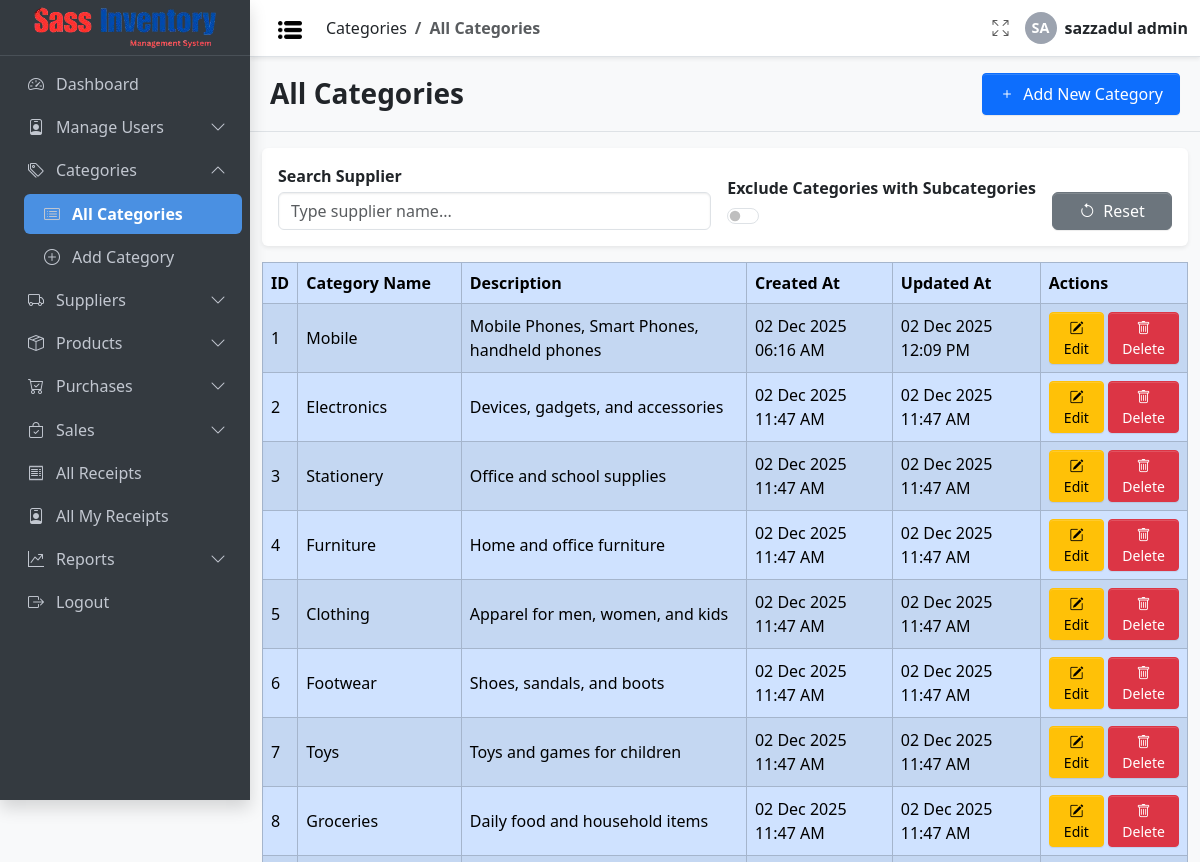
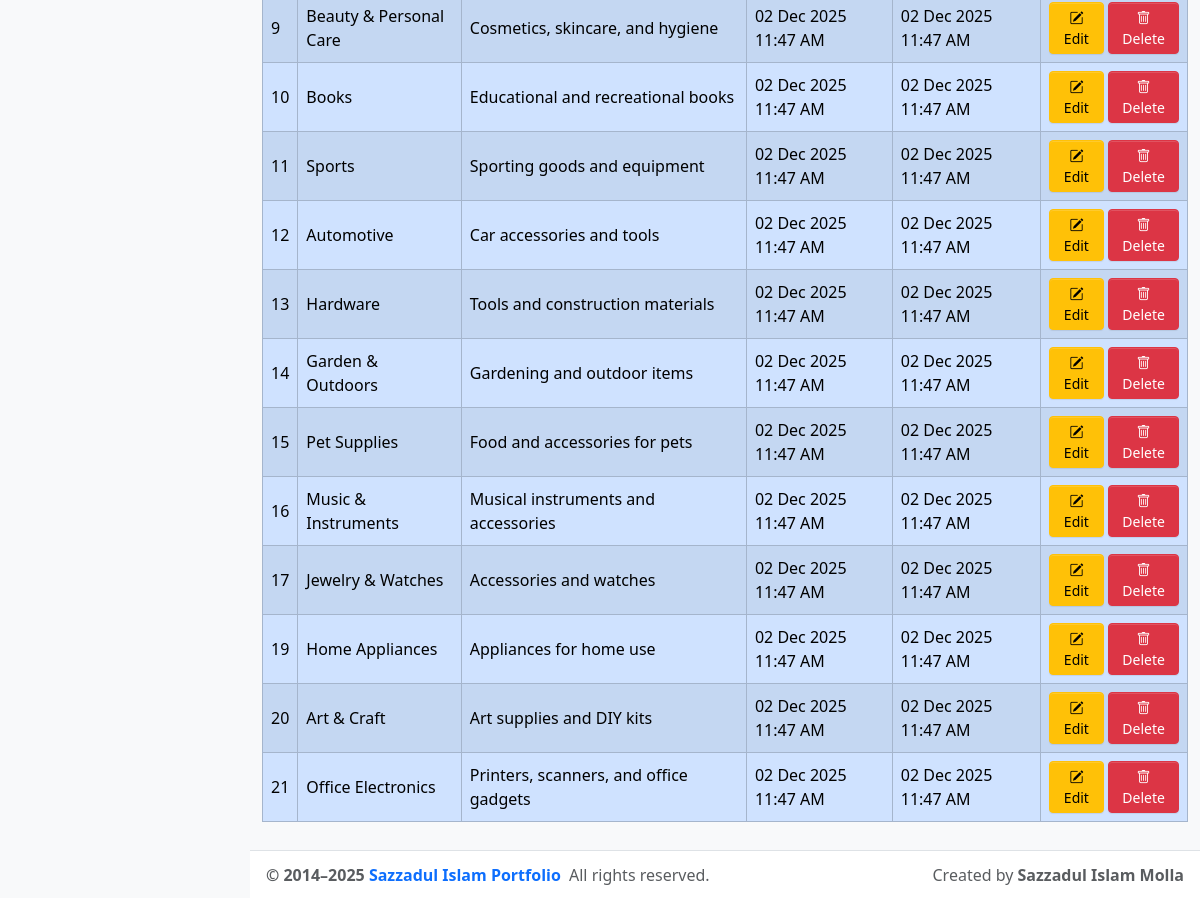
Before: /category/index.php (signed in) with the older database file (2 pictures, top to bottom).
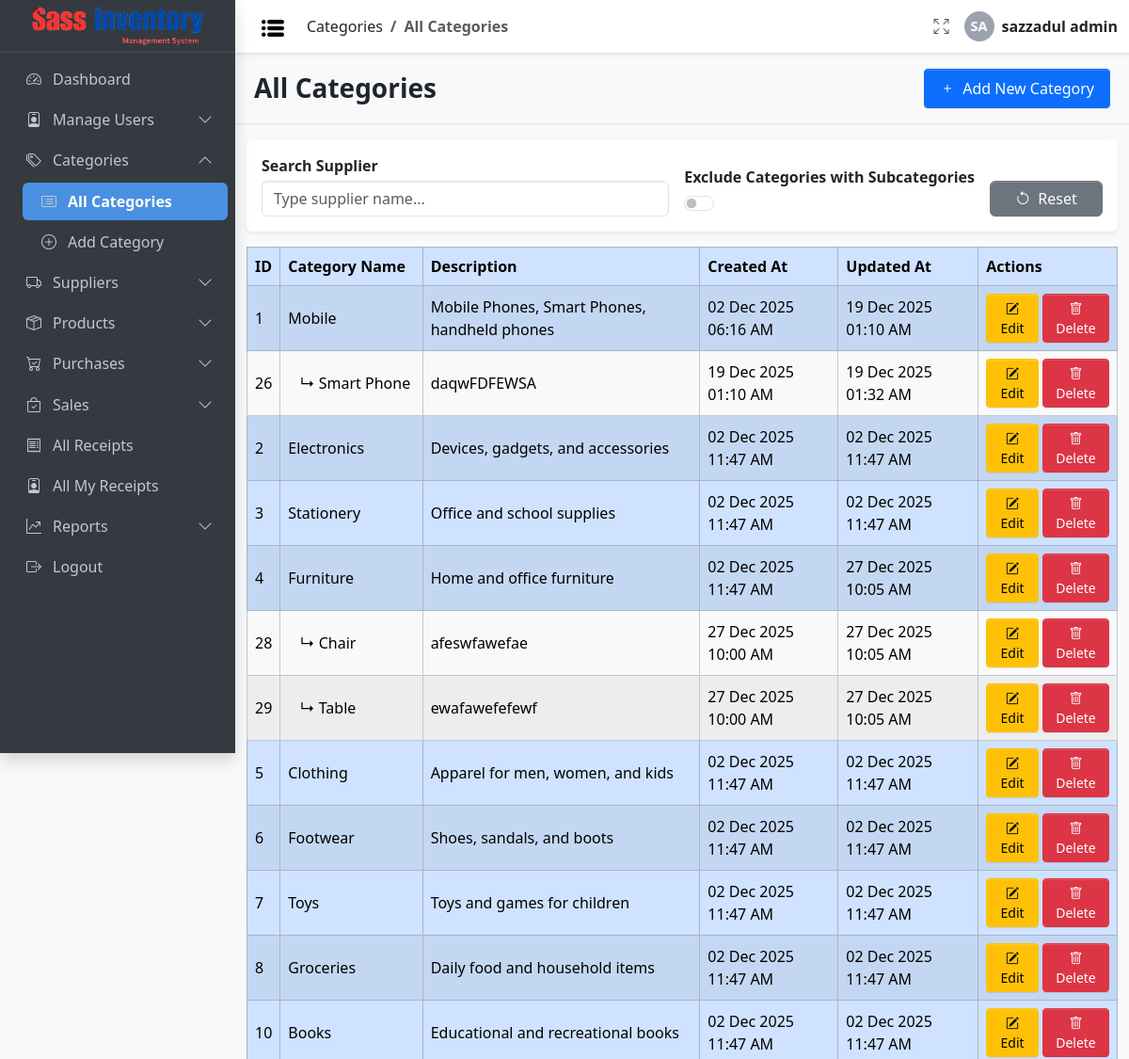
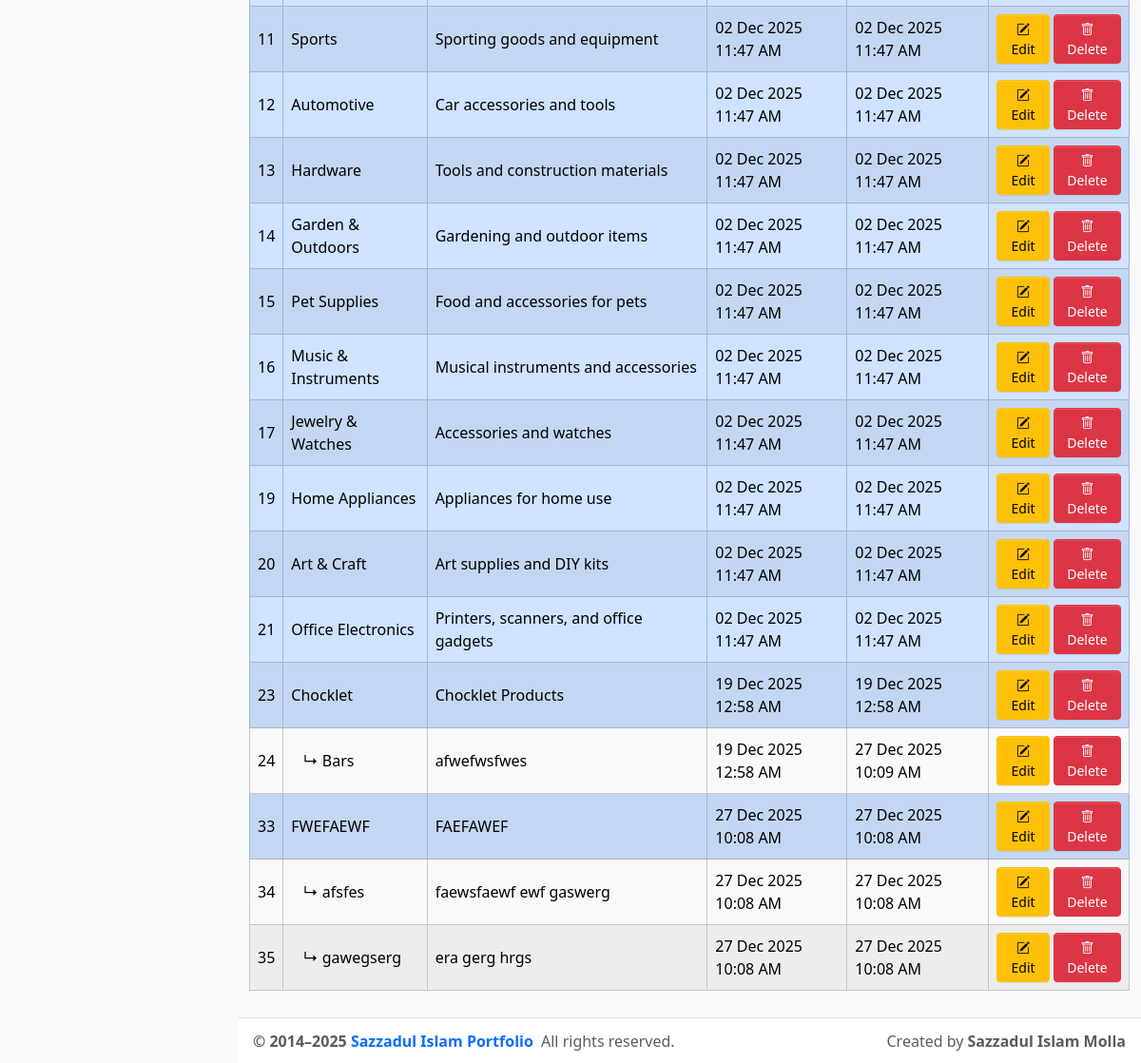
After: the same page with the newer database file (2 pictures, top to bottom).
### tables this page shows
CREATE TABLE `category` (
  `id` int(11) NOT NULL,
  `name` varchar(100) NOT NULL,
  `parent_id` int(11) DEFAULT NULL,
  `description` text DEFAULT NULL COMMENT 'Optional description',
  `created_at` timestamp NOT NULL DEFAULT current_timestamp(),
  `updated_at` timestamp NOT NULL DEFAULT current_timestamp() COMMENT 'Auto-update on record change'
);

### config/db_config.php (called while the page is built, shortened)
<?php
function can($permission, $userPermissions = null)
{
  global $USER_PERMISSIONS;
  $userPermissions = $userPermissions ?? $USER_PERMISSIONS;
  return in_array($permission, $userPermissions);
}
$Project_URL = "http://localhost/Sass_Inventory_Management/";

### Inc/link.php (called while the page is built)
<?php
$Project_URL = "http://localhost/Sass_Inventory_Management/";
function getUserPermissions($roleId, $conn)
{
  $permissions = [];
  $stmt = $conn->prepare("
        SELECT permission_name
        FROM role_permission_matrix
        WHERE role_id = ? AND assigned = 1
    ");
  $stmt->bind_param("i", $roleId);
  $stmt->execute();
  $result = $stmt->get_result();
  while ($row = $result->fetch_assoc()) {
    $permissions[] = $row['permission_name'];
  }
  return $permissions;
}

### category/index.php (the view, shortened to what this page needs)
<?php
include_once __DIR__ . '/../config/auth_guard.php';
?>
<!doctype html>
<html lang="en">
<head>
  <link rel="stylesheet"
    href="https://cdn.jsdelivr.net/npm/@fontsource/source-sans-3@5.0.12/index.css"
    media="print" onload="this.media='all'" />
  <link rel="stylesheet"
    href="https://cdn.jsdelivr.net/npm/bootstrap-icons@1.13.1/font/bootstrap-icons.min.css" />
  <link rel="stylesheet" href="<?= $Project_URL ?>/css/adminlte.css" />
  <link rel="stylesheet"
    href="https://cdn.datatables.net/1.13.6/css/dataTables.bootstrap5.min.css" />
</head>
<?php
$conn = connectDB();
$sql = "SELECT * FROM category WHERE parent_id IS NULL ORDER BY id ASC";
$mainCategories = $conn->query($sql);
?>
<body class="layout-fixed sidebar-expand-lg bg-body-tertiary">
  <div class="app-wrapper">
    <?php include_once '../Inc/Navbar.php'; ?>
    <?php include_once '../Inc/Sidebar.php'; ?>
    <main class="app-main">
      <div class="app-content-header py-3 border-bottom">
        <div class="container-fluid d-flex justify-content-between align-items-center flex-wrap">
          <h3 class="mb-0 " style="font-weight: 800;">All Categories</h3>
          <?php if (can('add_category')): ?>
            <a href="add.php" class="btn btn-sm btn-primary px-3 py-2" style=" font-size: medium; ">
              <i class="bi bi-plus me-1"></i> Add New Category
            </a>
          <?php endif; ?>
        </div>
      </div>
      <div class="app-content-body mt-3 container-fluid">
        <div class="table-toolbar p-3 mb-3 rounded shadow-sm bg-white d-flex flex-wrap align-items-end gap-3">
          <div class="d-flex flex-column flex-grow-1" style="min-width: 200px;">
            <label for="supplierSearch" class="form-label fw-semibold mb-1">Search Supplier</label>
            <input type="text" id="supplierSearch" class="form-control" placeholder="Type supplier name...">
          </div>
          <div class="d-flex flex-column justify-content-end" style="min-width: 200px;">
            <label class="form-label fw-semibold mb-1">Exclude Categories with Subcategories</label>
            <div class="form-check form-switch">
              <input class="form-check-input" type="checkbox" id="excludeSubCategories">
            </div>
          </div>
          <div class="d-flex flex-column align-items-start" style="min-width: 120px;">
            <label class="form-label mb-1">&nbsp;</label>
            <button id="resetFilters" class=" btn btn-secondary w-100 d-flex align-items-center justify-content-center gap-2">
              <i class="bi bi-arrow-counterclockwise reset-icon"></i> Reset
            </button>
          </div>
        </div>
        <div class="table-responsive">
          <?php if ($mainCategories->num_rows > 0): ?>
            <table id="categoriesTable" class="table table-bordered table-hover table-striped align-middle">
              <thead class="table-primary">
                <tr>
                  <th>ID</th>
                  <th>Category Name</th>
                  <th>Description</th>
                  <th>Created At</th>
                  <th>Updated At</th>
                  <th>Actions</th>
                </tr>
              </thead>
              <tbody>
                <?php while ($main = $mainCategories->fetch_assoc()): ?>
                  <?php
                  $mainId = $main['id'];
                  $stmtSub = $conn->prepare("SELECT * FROM category WHERE parent_id = ? ORDER BY id ASC");
                  $stmtSub->bind_param("i", $mainId);
                  $stmtSub->execute();
                  $subCategories = $stmtSub->get_result();
                  $hasSub = $subCategories->num_rows > 0;
                  ?>
                  <tr class="table-primary"
                    data-id="<?= $mainId ?>"
                    data-name="<?= htmlspecialchars(strtolower($main['name'])) ?>"
                    data-hassub="<?= $hasSub ? 1 : 0 ?>">
                    <td><?= htmlspecialchars($mainId) ?></td>
                    <td><?= htmlspecialchars($main['name']) ?></td>
                    <td><?= htmlspecialchars($main['description']) ?></td>
                    <td><?= !empty($main['created_at']) ? date('d M Y h:i A', strtotime($main['created_at'])) : '' ?></td>
                    <td><?= !empty($main['updated_at']) ? date('d M Y h:i A', strtotime($main['updated_at'])) : '' ?></td>
                    <td>
                      <div class="d-flex gap-1">
                        <?php if (can('edit_category')): ?>
                          <a href="edit.php?id=<?= urlencode($mainId) ?>" class="btn btn-warning btn-sm flex-fill">
                            <i class="bi bi-pencil-square"></i> Edit
                          </a>
                        <?php endif; ?>
                        <?php if (can('delete_category')): ?>
                          <a href="delete.php?id=<?= urlencode($mainId) ?>" class="btn btn-danger btn-sm flex-fill"
                            onclick="return confirm('Are you sure you want to delete this category?');">
                            <i class="bi bi-trash"></i> Delete
                          </a>
                        <?php endif; ?>
                      </div>
                    </td>
                  </tr>
                  <?php while ($sub = $subCategories->fetch_assoc()): ?>
                    <tr class="table-light"
                      data-id="<?= $sub['id'] ?>"
                      data-name="<?= htmlspecialchars(strtolower($sub['name'])) ?>"
                      data-parent="<?= $mainId ?>">
                      <td><?= htmlspecialchars($sub['id']) ?></td>
                      <td>&nbsp;&nbsp;&nbsp;↳ <?= htmlspecialchars($sub['name']) ?></td>
                      <td><?= htmlspecialchars($sub['description']) ?></td>
                      <td><?= !empty($sub['created_at']) ? date('d M Y h:i A', strtotime($sub['created_at'])) : '' ?></td>
                      <td><?= !empty($sub['updated_at']) ? date('d M Y h:i A', strtotime($sub['updated_at'])) : '' ?></td>
                      <td>
                        <div class="d-flex gap-1">
                          <?php if (can('edit_category')): ?>
                            <a href="edit.php?id=<?= urlencode($sub['id']) ?>" class="btn btn-warning btn-sm flex-fill">
                              <i class="bi bi-pencil-square"></i> Edit
                            </a>
                          <?php endif; ?>
                          <?php if (can('delete_category')): ?>
                            <a href="delete.php?id=<?= urlencode($sub['id']) ?>" class="btn btn-danger btn-sm flex-fill"
                              onclick="return confirm('Are you sure you want to delete this subcategory?');">
                              <i class="bi bi-trash"></i> Delete
                            </a>
                          <?php endif; ?>
                        </div>
                      </td>
                    </tr>
                  <?php endwhile;
                  $stmtSub->close(); ?>
                <?php endwhile; ?>
              </tbody>
            </table>
          <?php endif; ?>
        </div>
      </div>
    </main>
    <?php include_once '../Inc/Footer.php'; ?>
  </div>
</body>
</html>

### Inc/Navbar.php (shortened to what this page needs)
<?php include_once 'link.php' ?>
<?php
$currentPath = $_SERVER['PHP_SELF'];
$currentFile = basename($currentPath);
$currentDir  = basename(dirname($currentPath));
$parentTitle = null;
$childTitle  = null;
foreach ($sidebarMenu as $item) {
    if (!empty($item['submenu'])) {
        foreach ($item['submenu'] as $sub) {
            $subFile = basename($sub['url']);
            $subDir  = basename(dirname($sub['url']));
            if (
                ($subFile === $currentFile && $subDir === $currentDir) ||
                ($subFile === "index.php" && $subDir === $currentDir && $currentFile === "index.php")
            ) {
                $parentTitle = $item['title'];
                $childTitle  = $sub['title'];
                break 2;
            }
        }
    }
}
?>
<nav class="app-header navbar navbar-expand bg-body shadow-sm">
    <div class="container-fluid">
        <ul class="navbar-nav align-items-center">
            <li class="nav-item">
                <a class="nav-link" href="#" data-lte-toggle="sidebar" title="Toggle Sidebar">
                    <img
                        src="<?= $Project_URL ?>assets/Dashboard/Dashboard_Nav/list.png"
                        alt="Menu"
                        width="24"
                        height="24"
                        class="img-fluid">
                </a>
            </li>
            <li class="nav-item ms-2">
                <nav aria-label="breadcrumb">
                    <ol class="breadcrumb mb-0">
                        <?php if ($parentTitle): ?>
                            <li class="breadcrumb-item"><?= $parentTitle ?></li>
                        <?php endif; ?>
                        <li class="breadcrumb-item active fw-semibold"><?= $childTitle ?></li>
                    </ol>
                </nav>
            </li>
        </ul>
        <ul class="navbar-nav ms-auto align-items-center">
            <li class="nav-item">
                <a class="nav-link" href="#" data-lte-toggle="fullscreen" title="Fullscreen">
                    <i data-lte-icon="maximize" class="bi bi-arrows-fullscreen"></i>
                </a>
            </li>
            <?php
            $nameParts = explode(' ', trim($_SESSION['username']));
            $first = strtoupper(substr($nameParts[0], 0, 1));
            $last = isset($nameParts[1]) ? strtoupper(substr(end($nameParts), 0, 1)) : '';
            $initials = $first . $last;
            ?>
            <li class="nav-item dropdown user-menu d-flex align-items-center">
                <div class="user-avatar me-2">
                    <?= $initials ?>
                </div>
                <span class="d-none d-md-inline fw-semibold">
                    <?= htmlspecialchars($_SESSION['username']) ?>
                </span>
            </li>
        </ul>
    </div>
</nav>

### Inc/Sidebar.php (shortened to what this page needs)
<?php
include_once 'link.php';
$role = $_SESSION['role_id'];
$conn = connectDB();
$USER_PERMISSIONS = getUserPermissions($role, $conn);
function getProjectRoot()
{
  $parts = explode('/', trim($_SERVER['PHP_SELF'], '/'));
  return '/' . $parts[0] . '/';
}
$projectRoot = getProjectRoot();
$Project_URL = $projectRoot;
function getCurrentRelativePath()
{
  $current = $_SERVER['PHP_SELF'];
  $parts = explode('/', trim($current, '/'));
  $projectRoot = '/' . $parts[0] . '/';
  return str_replace($projectRoot, '', $current);
}
function isActivePage($url)
{
  return getCurrentRelativePath() === $url;
}
?>
<aside class="app-sidebar bg-body-secondary shadow" data-bs-theme="dark">
  <div class="sidebar-brand">
    <a href="<?= $Project_URL; ?>index.php" class="brand-link">
      <img src="<?= $Project_URL; ?>assets/Dashboard/Website_logo.png" alt="Logo">
    </a>
  </div>
  <div class="sidebar-wrapper">
    <nav>
      <ul class="nav sidebar-menu flex-column" id="sidebarAccordion">
        <?php foreach ($sidebarMenu as $index => $menu): ?>
          <?php
          $hasSubmenu = isset($menu['submenu']);
          if ($hasSubmenu) {
            $visibleSubmenus = array_filter($menu['submenu'], function ($sub) use ($USER_PERMISSIONS) {
              $hasPermission = empty($sub['permission']) || in_array($sub['permission'], $USER_PERMISSIONS);
              $notHidden = empty($sub['hidden']) || $sub['hidden'] !== true || isActivePage($sub['url']);
              return $hasPermission && $notHidden;
            });
            if (count($visibleSubmenus) === 1) {
              $sub = array_values($visibleSubmenus)[0];
          ?>
              <li class="nav-item">
                <a href="<?= $Project_URL . $sub['url'] ?>" class="nav-link <?= isActivePage($sub['url']) ? 'active-page' : '' ?>">
                  <i class="nav-icon <?= $sub['icon'] ?>"></i>
                  <p><?= $sub['title'] ?></p>
                </a>
              </li>
            <?php
            } else {
              $collapseId = "collapseMenu$index";
              $anyActive = false;
              foreach ($visibleSubmenus as $sub) {
                if (isActivePage($sub['url'])) $anyActive = true;
              }
            ?>
              <li class="nav-item">
                <a class="nav-link d-flex justify-content-between align-items-center" data-bs-toggle="collapse"
                  href="#<?= $collapseId ?>" aria-expanded="<?= $anyActive ? 'true' : 'false' ?>"
                  aria-controls="<?= $collapseId ?>">
                  <span class="d-inline-flex align-items-center gap-2">
                    <i class="nav-icon <?= $menu['icon'] ?>"></i>
                    <?= $menu['title'] ?>
                  </span>
                  <i class="bi bi-chevron-down collapse-arrow rotate-0"></i>
                </a>
                <div class="collapse <?= $anyActive ? 'show' : '' ?>" id="<?= $collapseId ?>" data-bs-parent="#sidebarAccordion">
                  <ul class="nav flex-column ms-3">
                    <?php foreach ($visibleSubmenus as $sub): ?>
                      <li class="nav-item">
                        <a href="<?= $Project_URL . $sub['url'] ?>" class="nav-link <?= isActivePage($sub['url']) ? 'active-page' : '' ?>">
                          <i class="nav-icon <?= $sub['icon'] ?>"></i>
                          <p><?= $sub['title'] ?></p>
                        </a>
                      </li>
                    <?php endforeach; ?>
                  </ul>
                </div>
              </li>
            <?php
            }
          } else {
            ?>
            <li class="nav-item">
              <a href="<?= $Project_URL . $menu['url'] ?>" class="nav-link <?= isActivePage($menu['url']) ? 'active-page' : '' ?>">
                <i class="nav-icon <?= $menu['icon'] ?>"></i>
                <p><?= $menu['title'] ?></p>
              </a>
            </li>
          <?php } ?>
        <?php endforeach; ?>
      </ul>
    </nav>
  </div>
</aside>

### Inc/Footer.php (shortened to what this page needs)
<footer class="app-footer py-2 px-3 d-flex justify-content-between align-items-center border-top">
    <div class="footer-left">
        <strong>
            &copy; 2014–<span id="currentYear"></span>
            <a
                href="https://sazzadul-islam-website.vercel.app/"
                class="text-decoration-none">
                Sazzadul Islam Portfolio
            </a>
        </strong>
        <span class="ms-1">All rights reserved.</span>
    </div>
    <div class="footer-right text-muted d-none d-sm-inline">
        Created by <strong>Sazzadul Islam Molla</strong>
    </div>
</footer>

### Inc/Navbar.php (style rules this page uses)
.user-avatar { width: 32px; height: 32px; background-color: #9ca3af; color: #ffffff; font-weight: 600; font-size: 0.9rem; border-radius: 50%; display: flex; align-items: center; justify-content: center; text-transform: uppercase; }

### Inc/Sidebar.php (style rules this page uses)
.rotate-180 { transform: rotate(180deg); transition: transform 0.25s ease; }
.rotate-0 { transform: rotate(0deg); transition: transform 0.25s ease; }
.active-page { font-weight: 600; background-color: #4a90e2; border-radius: 4px; }
.active-page>p { color: #ffffff; }

Changed rows visible on the page:
removed category: id "9", name "Beauty & Personal Care", description "Cosmetics, skincare, and hygiene", created_at "02 Dec 2025 11:47 AM", updated_at "02 Dec 2025 11:47 AM", shown under "All Categories"
changed category "Mobile": updated_at "02 Dec 2025 12:09 PM" → "19 Dec 2025 01:10 AM"
added category: id "26", name "Smart Phone", description "daqwFDFEWSA", created_at "19 Dec 2025 01:10 AM", updated_at "19 Dec 2025 01:32 AM", shown under "1"
changed category "Furniture": updated_at "02 Dec 2025 11:47 AM" → "27 Dec 2025 10:05 AM"
added category: id "28", name "Chair", description "afeswfawefae", created_at "27 Dec 2025 10:00 AM", updated_at "27 Dec 2025 10:05 AM", shown under "4"
added category: id "29", name "Table", description "ewafawefefewf", created_at "27 Dec 2025 10:00 AM", updated_at "27 Dec 2025 10:05 AM", shown under "4"
added category: id "23", name "Chocklet", description "Chocklet Products", created_at "19 Dec 2025 12:58 AM", updated_at "19 Dec 2025 12:58 AM", shown under "All Categories"
added category: id "24", name "Bars", description "afwefwsfwes", created_at "19 Dec 2025 12:58 AM", updated_at "27 Dec 2025 10:09 AM", shown under "23"
added category: id "33", name "FWEFAEWF", description "FAEFAWEF", created_at "27 Dec 2025 10:08 AM", updated_at "27 Dec 2025 10:08 AM", shown under "All Categories"
added category: id "34", name "afsfes", description "faewsfaewf ewf gaswerg", created_at "27 Dec 2025 10:08 AM", updated_at "27 Dec 2025 10:08 AM", shown under "33"
added category: id "35", name "gawegserg", description "era gerg hrgs", created_at "27 Dec 2025 10:08 AM", updated_at "27 Dec 2025 10:08 AM", shown under "33"
